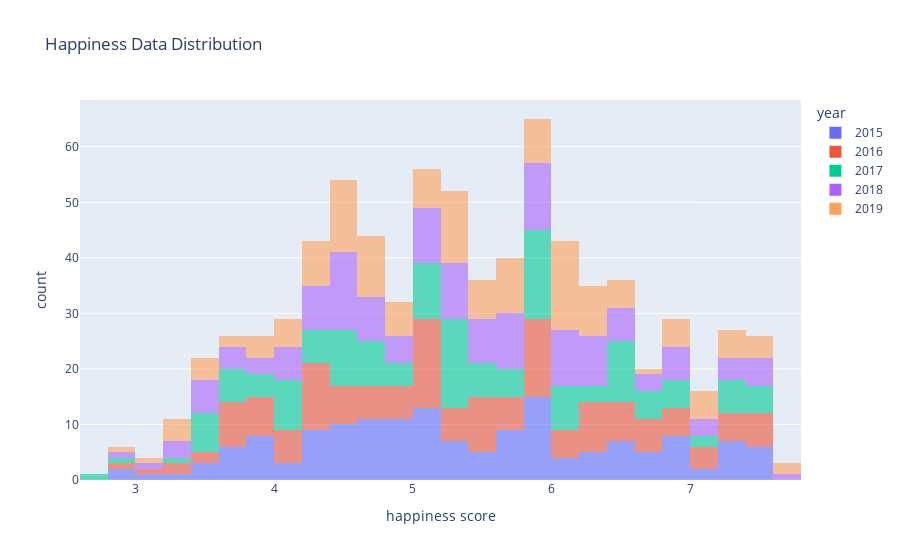

The notebook cell this image was saved under:
### Code cell
fig = px.histogram(happiness_data, x='happiness score', color='year',
                   labels={'x':'Happiness Score', 'y':'Counts'}, opacity=0.6,
                   title='Happiness Data Distribution')
fig.show()

### Figure 1 — Plotly figure (JSON) as saved in the notebook; plotly's stock layout.template omitted (floating-point values rounded to 4 significant figures; data arrays with more than 128 entries replaced by an {"elided": "..."} marker saying what was removed)
{"data": [{"alignmentgroup": "True", "bingroup": "x", "hovertemplate": "year=2015<br>happiness score=%{x}<br>count=%{y}<extra></extra>", "legendgroup": "2015", "marker": {"color": "#636efa", "opacity": 0.6}, "name": "2015", "offsetgroup": "2015", "orientation": "v", "showlegend": true, "type": "histogram", "x": {"elided": "158 float values"}, "xaxis": "x", "yaxis": "y"}, {"alignmentgroup": "True", "bingroup": "x", "hovertemplate": "year=2016<br>happiness score=%{x}<br>count=%{y}<extra></extra>", "legendgroup": "2016", "marker": {"color": "#EF553B", "opacity": 0.6}, "name": "2016", "offsetgroup": "2016", "orientation": "v", "showlegend": true, "type": "histogram", "x": {"elided": "157 float values"}, "xaxis": "x", "yaxis": "y"}, {"alignmentgroup": "True", "bingroup": "x", "hovertemplate": "year=2017<br>happiness score=%{x}<br>count=%{y}<extra></extra>", "legendgroup": "2017", "marker": {"color": "#00cc96", "opacity": 0.6}, "name": "2017", "offsetgroup": "2017", "orientation": "v", "showlegend": true, "type": "histogram", "x": {"elided": "155 float values"}, "xaxis": "x", "yaxis": "y"}, {"alignmentgroup": "True", "bingroup": "x", "hovertemplate": "year=2018<br>happiness score=%{x}<br>count=%{y}<extra></extra>", "legendgroup": "2018", "marker": {"color": "#ab63fa", "opacity": 0.6}, "name": "2018", "offsetgroup": "2018", "orientation": "v", "showlegend": true, "type": "histogram", "x": {"elided": "156 float values"}, "xaxis": "x", "yaxis": "y"}, {"alignmentgroup": "True", "bingroup": "x", "hovertemplate": "year=2019<br>happiness score=%{x}<br>count=%{y}<extra></extra>", "legendgroup": "2019", "marker": {"color": "#FFA15A", "opacity": 0.6}, "name": "2019", "offsetgroup": "2019", "orientation": "v", "showlegend": true, "type": "histogram", "x": {"elided": "156 float values"}, "xaxis": "x", "yaxis": "y"}], "layout": {"barmode": "relative", "legend": {"title": {"text": "year"}, "tracegroupgap": 0}, "title": {"text": "Happiness Data Distribution"}, "xaxis": {"anchor": "y", "domain": [0, 1], "title": {"text": "happiness score"}}, "yaxis": {"anchor": "x", "domain": [0, 1], "title": {"text": "count"}}}}
